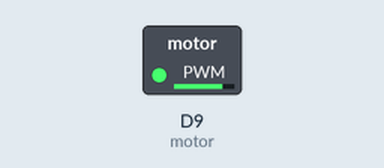
Recording of a program running on a simulated CircuitPython board. Shown: switched loads named in the program (green lamp = pin HIGH).

Above: at 0.05 s.
At 3.5 s:
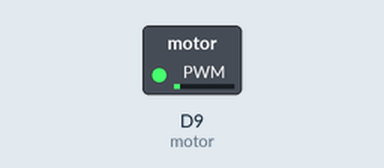
Timing chart, 0 to 8.1 s (numbered marks = the images above):
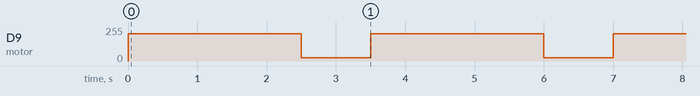

The program:

Motor_steuern.py
```python
"""
Motor steuern

================================================="""

import time
import board
import pulseio

motor_pin = board.D9
motor = pulseio.PWMOut(motor_pin, frequency=1000)


def motor_on_then_off_with_speed():
    """schaltet den Motor ein, dann aus, mit PWM."""
    on_speed = 0.80
    on_time = 2.5
    off_speed = 0.10
    off_time = 1.0
    motor.duty_cycle = int(on_speed * 65535)
    time.sleep(on_time)
    motor.duty_cycle = int(off_speed * 65535)
    time.sleep(off_time)


def motor_acceleration():
    """beschleunigt den Motor vorwärts und rückwärts."""
    delay_time = 0.05
    for speed in range(0, 100, 1):
        motor.duty_cycle = int(speed / 100 * 65535)
        time.sleep(delay_time)
    for speed in range(100, 0, -1):
        motor.duty_cycle = int(speed / 100 * 65535)
        time.sleep(delay_time)


while True:
    motor_on_then_off_with_speed()
    # motor_acceleration()
```

Measured:
- by itself, D9 (motor): alternates 204/255 for 2.5 s and 25/255 for 1.0 s
